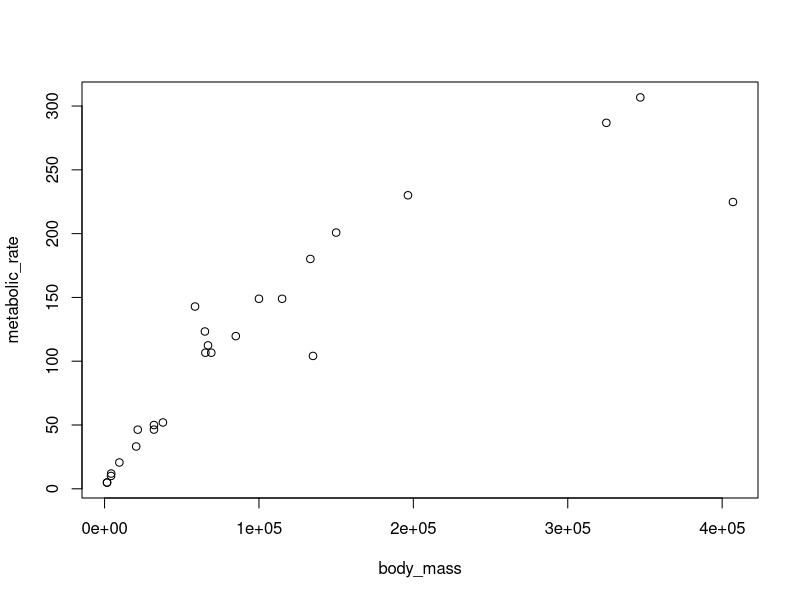
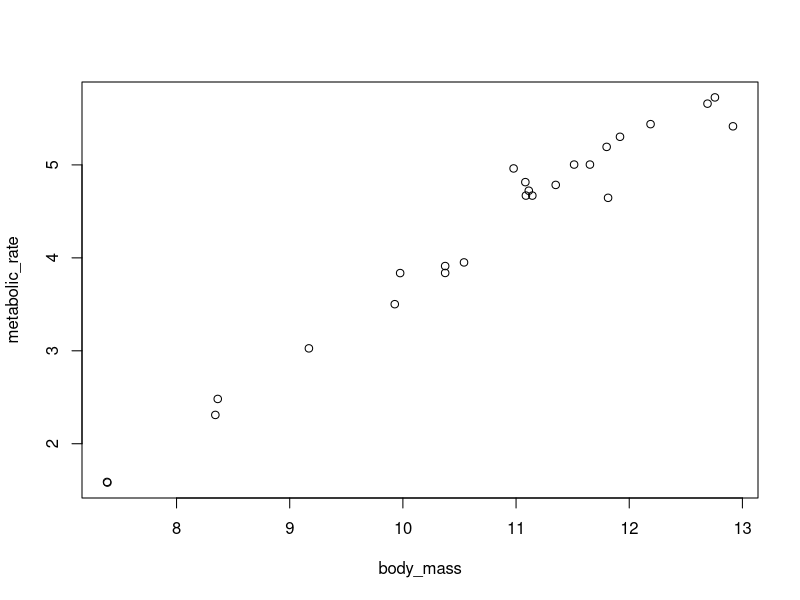

The R source for these figures, in order:
# Load library
library(tidyverse)

#set up data frame for plotting
size_mr_data <- data.frame(
  body_mass = c(32000, 37800, 347000, 4200, 196500, 100000, 4290, 
    32000, 65000, 69125, 9600, 133300, 150000, 407000, 115000, 
    67000,325000, 21500, 58588, 65320, 85000, 135000, 20500, 1613,
    1618),
  metabolic_rate = c(49.984, 51.981, 306.770, 10.075, 230.073, 
    148.949, 11.966, 46.414, 123.287, 106.663, 20.619, 180.150, 
    200.830, 224.779, 148.940, 112.430, 286.847, 46.347, 142.863, 
    106.670, 119.660, 104.150, 33.165, 4.900, 4.865))
    
plot(size_mr_data)

plot(log(size_mr_data))
